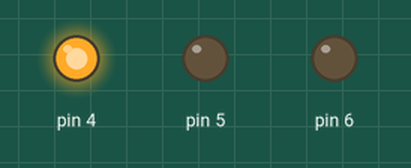
Recording of a sketch running on a simulated Arduino Uno, built with avr-gcc and run on an emulated ATmega328P. On the bench: output pins drawn as LEDs (lit = HIGH).

Above: at 0.08 s.
At 0.59 s:
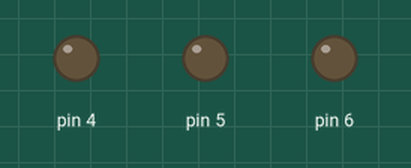
At 1.43 s:
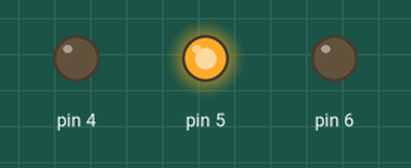
At 2.78 s:
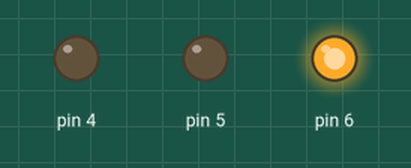
Timing chart, 0 to 3.1 s (numbered marks = the images above):
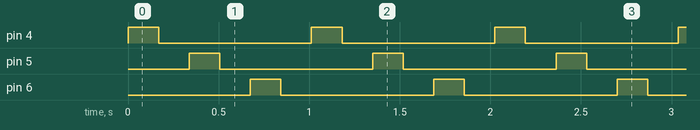

The sketch:

BlinkD4BlinkD5BlinkD6.ino
```cpp
#include <avr/io.h>

void Delay(void);

int main(void)
{
  DDRD = 0x70;      // set bit 4, 5, 6 of DDR register which makes PD4, PD5, PD6 an output

  while(1)
  {
    PORTD = 0x10;   // switch LED D4 on
    Delay();
    PORTD = 0x00;   // switch LED all off
    Delay();
    PORTD = 0x20;   // switch LED D5 on
    Delay();
    PORTD = 0x00;   // switch LED all off
    Delay();
    PORTD = 0x40;   // switch LED D6 on
    Delay();
    PORTD = 0x00;   // switch LED all off
    Delay();
  }
}

void Delay(void)
{
  volatile unsigned long count = 100000;

  while (count--);
}
```

Measured:
- by itself, pin 4–6: alternates HIGH for 0.17 s and LOW for 0.84 s
- by itself, everything shown: repeats every 1.0 s, in 6 steps
